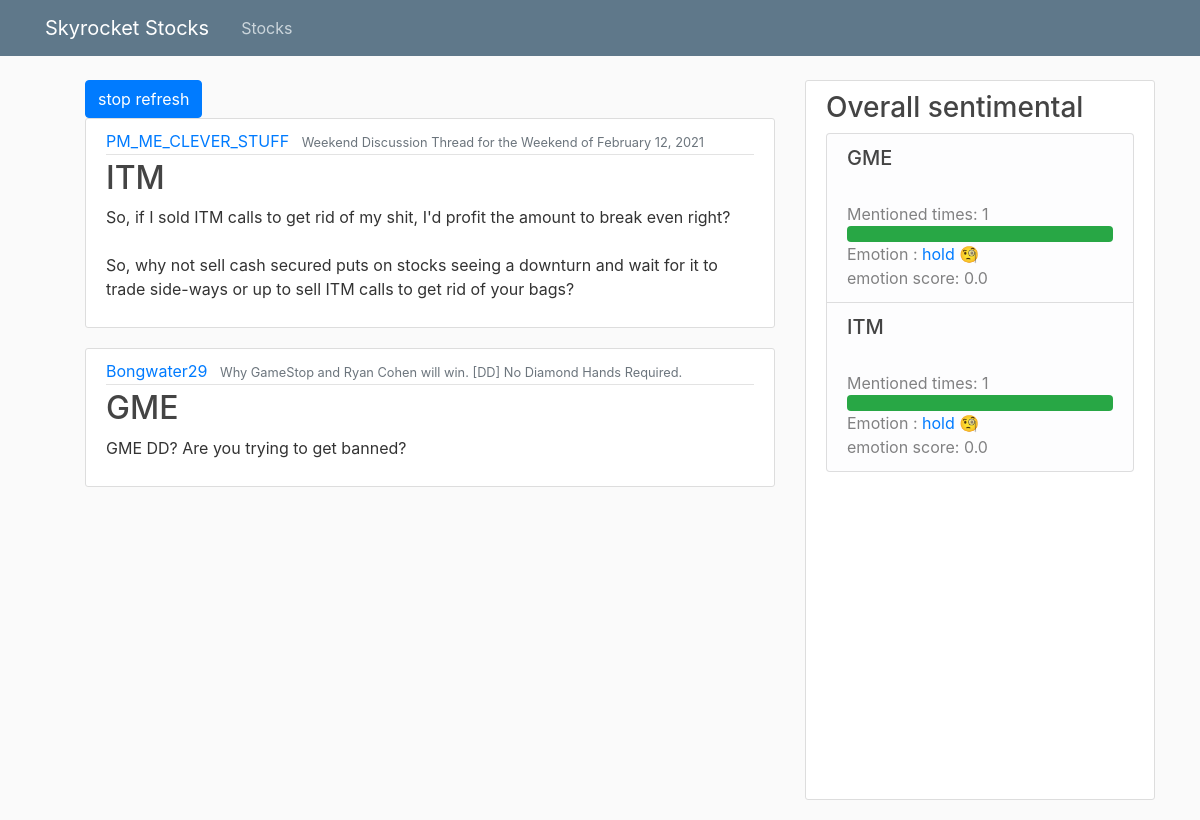
/index, run on the app's committed database.
### main.py (models this page shows, shortened)
class Comments(db.Model):
    id = db.Column(db.Integer,primary_key  = True)
    stock = db.Column(db.String(200),nullable= False)
    comment_body = db.Column(db.String(500),nullable=False)
    link_title = db.Column(db.String(200),nullable = False)
    emotion = db.Column(db.Float, nullable = False)
    author = db.Column(db.String(50),nullable = False)
    data_created = db.Column(db.DateTime, default = datetime.utcnow)
    created_utc = db.Column(db.String,nullable =False)

class Sentimental(db.Model):
    id=db.Column(db.Integer,primary_key=True)
    stock= db.Column(db.String(20),nullable=False)
    overall_emotion = db.Column(db.Float,nullable=False)
    mentioned_times = db.Column(db.Integer,nullable=False)
    data_created = db.Column(db.DateTime,default=datetime.utcnow)

### main.py (the view)
@app.route('/')
@app.route('/index')
def index():
    query = Comments.query.order_by(Comments.data_created.desc())
    Sentimental_query = Sentimental.query.order_by(Sentimental.mentioned_times.desc())
    for item in Sentimental_query:
        print(item.mentioned_times)
        highestTimes=item.mentioned_times
        break
    threading.Thread(target=request_comments).start()
    return render_template('index.html', comments = query.limit(20), stockSentimental=Sentimental_query,highestTimes=highestTimes)

### templates/index.html (shortened to what this page needs)
{% extends "layout.html" %}
{% block content %}
<ul style="height: 90vh; overflow: auto;" >
    <button type="button" class="btn btn-primary" id='no refresh' onClick="myStopFunction()">stop refresh</button>
    {% for post in comments %}
    <article class="media content-section" id="article">
        <div class="media-body" id="div1">
            <div class="article-metadata">
                <a class="mr-2" href="#">{{ post.author }}</a>
                <small class="text-muted">{{ post.link_title }}</small>
            </div>
            <h2><a class="article-title" href="#">{{ post.stock }}</a></h2>
            <p class="article-content">{{ post.comment_body }}</p>
        </div>
    </article>
    {% endfor %}
</ul>
{% endblock content %}
{% block sidebar%}
<div class="content-section">
    <h3>Overall sentimental</h3>
    <ul class="list-group" style="width: inherit; height: 80vh; overflow: auto;" id= 'refresh2'>
        {% for sentimental in stockSentimental %}
        <li class="list-group-item list-group-item-light">
            <h5 id="{{sentimental.stock}}">{{sentimental.stock}}</h5>
            <br>
            Mentioned times: {{sentimental.mentioned_times}}
            <div class="progress">
                <div class="progress-bar bg-success" role="progressbar"
                    style="width: {{100 * sentimental.mentioned_times / highestTimes}}%" aria-valuenow="25" aria-valuemin="0"
                    aria-valuemax="100">
                </div>
            </div>
            Emotion : {% if sentimental.overall_emotion > 0 %} <a class="mr-2"
                href="https://finance.yahoo.com/quote/{{sentimental.stock}}/">Buy</a> 🤑 {% elif sentimental.overall_emotion ==
            0 %} <a class="mr-2" href="https://finance.yahoo.com/quote/{{sentimental.stock}}/">hold 🧐 </a>{% else %} <a
                class="mr-2" href="https://finance.yahoo.com/quote/{{sentimental.stock}}/">sell ☹ </a>{% endif %}
            <br>
            emotion score: {{sentimental.overall_emotion}}
        </li>
        {%endfor %}
    </ul>
</div>
{%endblock sidebar%}

### static/main.css (style rules this page uses)
body { background: #fafafa; color: #333333; margin-top: 5rem; }
h1, h2, h3, h4, h5, h6 { color: #444444; }
.content-section { background: #ffffff; padding: 10px 20px; border: 1px solid #dddddd; border-radius: 3px; margin-bottom: 20px; }
.article-title { color: #444444; }
.article-content { white-space: pre-line; }
.article-metadata { padding-bottom: 1px; margin-bottom: 4px; border-bottom: 1px solid #e3e3e3 }

### data on the page
Comments: author "PM_ME_CLEVER_STUFF", link_title "Weekend Discussion Thread for the Weekend of February 12, 2021", stock "ITM", comment_body "So, if I sold ITM calls to get rid of my shit, I'd profit the amount to break even right? So, why not sell cash secured puts on stocks seeing a downturn and wait for it to trade side-ways or up to sell ITM calls to get rid of your bags?"
Comments: author "Bongwater29", link_title "Why GameStop and Ryan Cohen will win. [DD] No Diamond Hands Required.", stock "GME", comment_body "GME DD? Are you trying to get banned?"
Sentimental: stock "GME", mentioned_times "1", overall_emotion "0.0"
Sentimental: stock "ITM", mentioned_times "1", overall_emotion "0.0"
